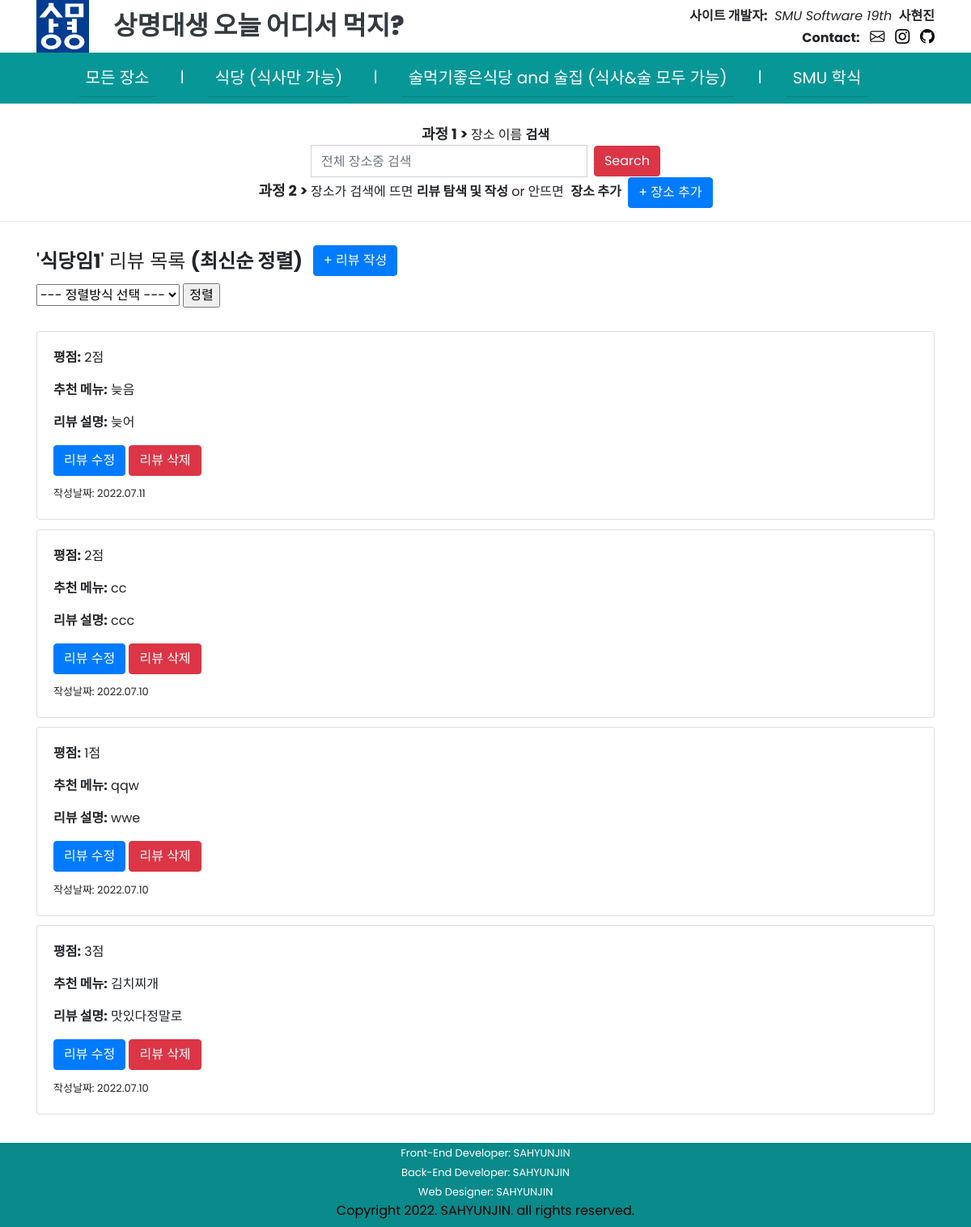
The app's page /SMUeat/place/1/review/list/ with its own data.
### SMUeat/models.py (models this page shows)
class Place(models.Model):
    name = models.CharField(max_length=30)
    PLACE_CATEGORY_CHOICES = (
    ('식당', '식당'),
    ('술먹기좋은식당 and 술집', '술먹기좋은식당 and 술집'),
    )
    category = models.CharField(max_length=40, choices=PLACE_CATEGORY_CHOICES)
    created_at = models.DateTimeField(auto_now_add=True)
    updated_at = models.DateTimeField(auto_now=True)

class Review(models.Model):
    point = models.IntegerField()
    menu = models.CharField(max_length=30)
    comment = models.CharField(max_length = 500)
    place = models.ForeignKey(Place, on_delete=models.CASCADE)
    created_at = models.DateTimeField(auto_now_add=True)
    updated_at = models.DateTimeField(auto_now=True)

### SMUeat/views.py (the view)
# urls.py: path('place/<int:place_id>/review/list/', views.review_list, name='review-list'),
def review_list(request, place_id):
    get_place = Place.objects.get(pk=place_id)
    reviews = Review.objects.filter(place=get_place).all().select_related().order_by('-created_at')
    context = {
        'place': get_place,
        'reviews': reviews,
        'sort': '최신순 정렬'
    }
    return render(request, 'SMUeat/review_list.html', context)

### SMUeat/templates/SMUeat/review_list.html (shortened to what this page needs)
{% extends 'SMUeat/base.html' %}
{% load static %}
{% block content %}
<div class="container">
    <h4 style="display:inline">'<strong>{{ place.name }}</strong>' 리뷰 목록 <strong>({{ sort }})</strong></h4>&nbsp;&nbsp;
    <button type="button" class="btn btn-primary" style="margin-bottom: 9px;" onclick="location.href='/SMUeat/place/{{place.id}}/review/create/'">+ 리뷰 작성</button>
    <br>
    <form>
        <select id = "sort_select" name = "sort" size="1">
            <option>--- 정렬방식 선택 ---</option>
        </select>
        <input type="button" value="정렬" onclick="sorting();">
    </form>
    <div style="line-height: 180%;"><br></div>
    {% for review in reviews %}
    <div class="row">
        <div class="col-sm-12">
            <div class="card">
                <div class="card-body">
                    <p class="card-text"><strong>평점:</strong> {{ review.point }}점</p>
                    <p class="card-text"><strong>추천 메뉴:</strong> {{ review.menu }}</p>
                    <p class="card-text"><strong>리뷰 설명:</strong> {{ review.comment }}</p>
                    <button type="button" class="btn btn-primary" onclick="location.href='/SMUeat/place/{{place.id}}/review/{{review.id}}/update/'">리뷰 수정</button>
                    <button type="button" class="btn btn-danger" onclick="location.href='/SMUeat/place/{{place.id}}/review/{{review.id}}/delete/'">리뷰 삭제</button>
                    <div style="line-height: 60%;"><br></div>
                    <span style="font-size: small;">작성날짜: {{ review.created_at | date:'Y.m.d' }}</span>
                </div>
            </div>
        </div>
    </div>
    <div style="line-height: 70%;"><br></div>
    {% endfor %}
</div>
{% endblock %}

### SMUeat/templates/SMUeat/base.html (style rules this page uses)
body { padding: 0; margin: 0; overflow-x: hidden; font-family: 'Poppins', sans-serif; }

### records on screen
Place: name "식당임1"
Review: point "2", menu "늦음", comment "늦어", created_at "2022.07.11"
Review: point "2", menu "cc", comment "ccc", created_at "2022.07.10"
Review: point "1", menu "qqw", comment "wwe", created_at "2022.07.10"
Review: point "3", menu "김치찌개", comment "맛있다정말로", created_at "2022.07.10"

### other values on screen
{{ sort }} "최신순 정렬"
